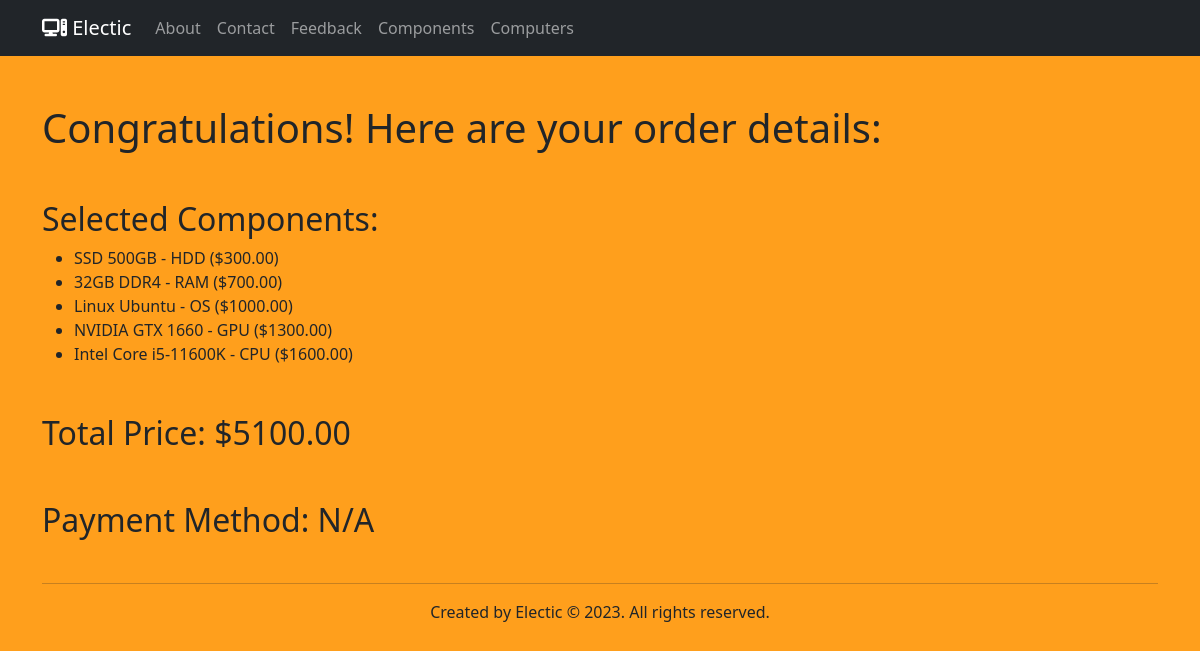
/part3/computers/3/swap/order_summary/order_complete, run on the app's committed database.
### part3/models.py (models this page shows, shortened)
class Component(models.Model):
    CATEGORY_CHOICES = [
        ('HDD', 'HDD'),
        ('RAM', 'RAM'),
        ('OS', 'OS'),
        ('GPU', 'GPU'),
        ('CPU', 'CPU'),
    ]
    name = models.CharField(max_length=100)
    category = models.CharField(max_length=3, choices=CATEGORY_CHOICES)
    price = models.DecimalField(max_digits=8, decimal_places=2, default=0.00)
    image_url = models.URLField(default='https://lh3.googleusercontent.com/RC4BS3P3PWp7cFviCPWButk0UFAxQKu54XayyjgzOSy2PTD0D9Zll1gSLaMzClmPNW8L3lvvg-2TeD857WIcoVSxC4G-Yo2Q7kUf_5TFuT66ZE5RvKWYykoVxDqe69f32vH6rt3m5A=w20')

class Computer(models.Model):
    name = models.CharField(max_length=100)
    components = models.ManyToManyField(Component)
    image_url = models.URLField(default='https://lh3.googleusercontent.com/RC4BS3P3PWp7cFviCPWButk0UFAxQKu54XayyjgzOSy2PTD0D9Zll1gSLaMzClmPNW8L3lvvg-2TeD857WIcoVSxC4G-Yo2Q7kUf_5TFuT66ZE5RvKWYykoVxDqe69f32vH6rt3m5A=w20')
    @property
    def total_price(self):
        return sum(component.price for component in self.components.all()) + 200

### part3/views.py (the view)
# urls.py: path('computers/<int:computer_id>/swap/order_summary/order_complete', views.order_complete, name='order_complete'),
def order_complete(request, computer_id):
    computer = get_object_or_404(Computer, id=computer_id)
    return render(request, 'part3/order_complete.html', {'computer': computer})

### part3/templates/part3/order_complete.html (shortened to what this page needs)
{% extends 'part3/base.html' %}
{% block content %}
    <h1 class="mt-5">Congratulations! Here are your order details:</h1>
    <h2 class="mt-5">Selected Components:</h2>
    <ul>
        {% for component in computer.components.all %}
            <li>{{ component.name }} - {{ component.category }} (${{ component.price }})</li>
        {% endfor %}
    </ul>
    <h2 class="mt-5">Total Price: ${{ computer.total_price }}</h2>
    <h2 class="mt-5">Payment Method: N/A</h2>
{% endblock %}

### part3/templates/part3/base.html (style rules this page uses)
html { height: 100%; }
body { background-size: cover; width: 100vw; height: 100vh; background: #ff9f1c; }

### data on the page
Component: name "SSD 500GB", category "HDD", price "300.00"
Component: name "32GB DDR4", category "RAM", price "700.00"
Component: name "Linux Ubuntu", category "OS", price "1000.00"
Component: name "NVIDIA GTX 1660", category "GPU", price "1300.00"
Component: name "Intel Core i5-11600K", category "CPU", price "1600.00"
Computer: total_price "5100.00"
